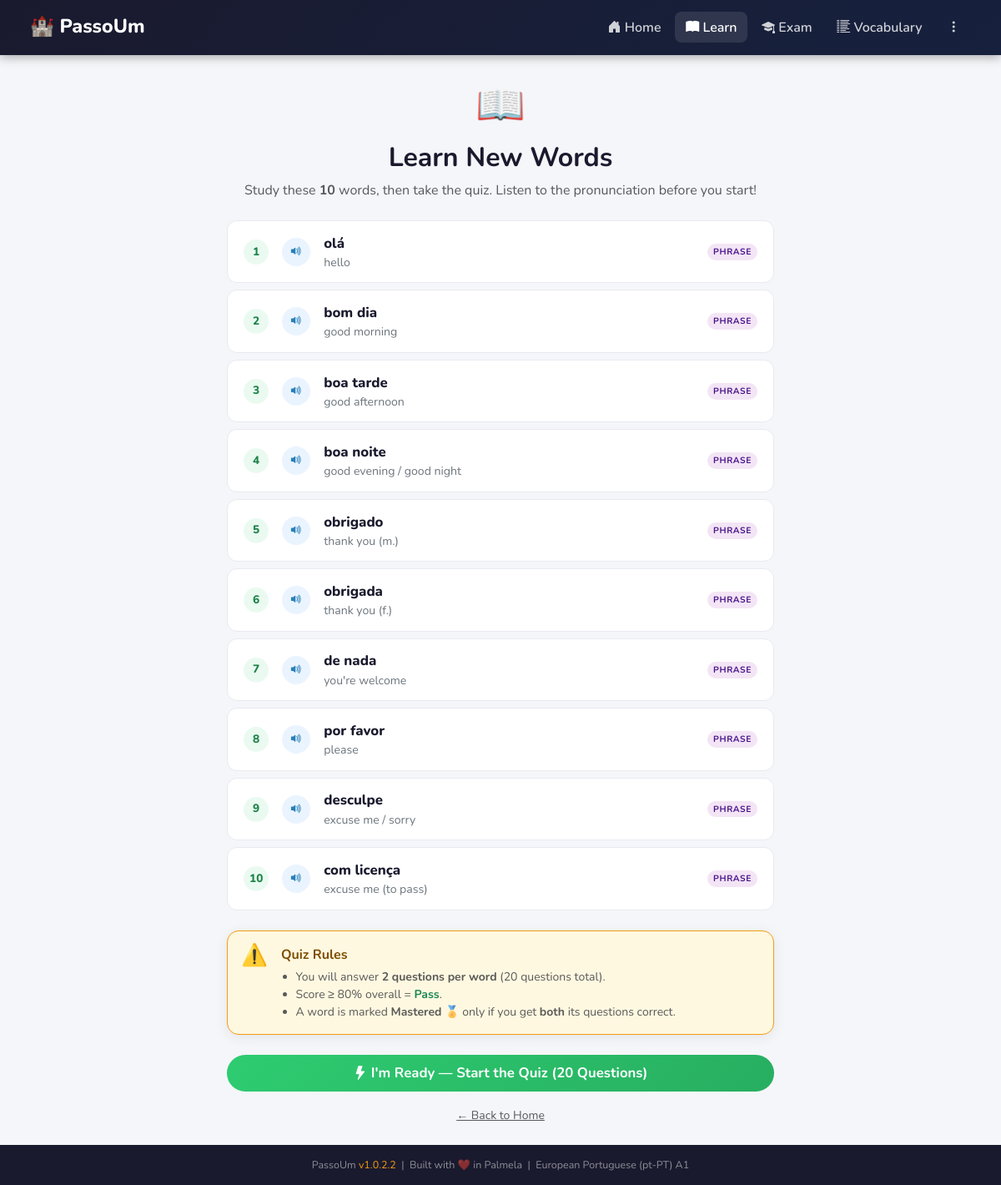
/learn/words, run on the app's committed database.
### tables this page shows
CREATE TABLE vocabulary (
    id          INTEGER PRIMARY KEY,
    word        TEXT    NOT NULL,
    translation TEXT    NOT NULL,
    category    TEXT    NOT NULL,
    audio_path  TEXT    NOT NULL DEFAULT ''
);

### routes.py (the view)
    @app.route("/learn/words")
    def learn_words():
        log.info("GET /learn/words")
        err = _db_required()
        if err:
            return err
        words = get_unseen_words(limit=10)
        if not words:
            return render_template(
                "error.html",
                message="You have already seen all 600 words! "
                        "Use 'Practice Known Words' to keep revising."
            )
        session["pending_learn_word_ids"] = [int(w["id"]) for w in words]
        return render_template("learn.html", words=words)

### app.py (called while the page is built)
def create_app() -> Flask:
    app = Flask(__name__, static_folder="static", template_folder="templates")
    app.config.from_object(FlaskConfig)
    @app.context_processor
    def inject_globals():
        return {
            "APP_VERSION": __version__,
            "version":     __version__,
        }
    @app.after_request
    def no_cache(response):
        if response.content_type.startswith("text/html"):
            response.headers["Cache-Control"] = "no-store"
        return response
    register_routes(app)
    return app

### models.py (called while the page is built)
def content_db() -> sqlite3.Connection:
    log.debug("Opening content.db (read-only)")
    conn = sqlite3.connect(f"file:{CONTENT_DB_PATH}?mode=ro", uri=True)
    conn.row_factory = sqlite3.Row
    return conn

def user_db() -> sqlite3.Connection:
    log.debug("Opening user.db")
    USER_DB_PATH.parent.mkdir(parents=True, exist_ok=True)
    conn = sqlite3.connect(USER_DB_PATH)
    conn.row_factory = sqlite3.Row
    conn.execute("PRAGMA journal_mode=WAL")
    return conn

def get_seen_word_ids() -> set[int]:
    conn = user_db()
    try:
        rows = conn.execute(
            "SELECT word_id FROM word_progress WHERE times_seen > 0"
        ).fetchall()
        return {int(r[0]) for r in rows}
    finally:
        conn.close()

def get_unseen_words(limit: int = 10) -> list[dict]:
    seen_ids = get_seen_word_ids()
    log.info("Fetching %d unseen words (already seen: %d)", limit, len(seen_ids))
    conn = content_db()
    try:
        rows = conn.execute(
            "SELECT id, word, translation, category, audio_path "
            "FROM vocabulary ORDER BY id"
        ).fetchall()
        unseen = [dict(r) for r in rows if int(r["id"]) not in seen_ids]
        return unseen[:limit]
    finally:
        conn.close()

### templates/learn.html (shortened to what this page needs)
{% extends "base.html" %}
{% block content %}
<div class="container py-4" style="max-width:680px;">
  <div class="text-center mb-4">
    <div style="font-size:3rem;">📖</div>
    <h2 class="fw-bold mt-2" style="color:#1a1a2e;">Learn New Words</h2>
    <p class="text-muted">
      Study these <strong>{{ words|length }}</strong> words, then take the quiz.
      Listen to the pronunciation before you start!
    </p>
  </div>
  <div class="d-flex flex-column gap-2 mb-4">
    {% for w in words %}
    <div class="word-row">
      <div class="word-num">{{ loop.index }}</div>
      <button class="audio-play"
              onclick="playAudio('{{ w.audio_path }}', '{{ w.word }}')"
              title="Listen to pronunciation">
        <i class="bi bi-volume-up-fill"></i>
      </button>
      <div class="flex-grow-1">
        <div class="word-pt">{{ w.word }}</div>
        <div class="word-en">{{ w.translation }}</div>
      </div>
      <span class="cat-chip chip-{{ w.category }}">{{ w.category }}</span>
    </div>
    {% endfor %}
  </div>
  <div class="card p-3 mb-4"
       style="background:#fff8e1; border:1.5px solid #f39c12; border-radius:14px;">
    <div class="d-flex align-items-start gap-3">
      <div style="font-size:1.6rem; line-height:1;">⚠️</div>
      <div>
        <div class="fw-bold" style="color:#7d4e00;">Quiz Rules</div>
        <ul class="mb-0 mt-1 text-muted small" style="padding-left:1.1rem;">
          <li>You will answer <strong>2 questions per word</strong> ({{ words|length * 2 }} questions total).</li>
          <li>Score ≥ 80% overall = <strong class="text-success">Pass</strong>.</li>
          <li>A word is marked <strong>Mastered 🏅</strong> only if you get <strong>both</strong> its questions correct.</li>
        </ul>
      </div>
    </div>
  </div>
  <form method="post" action="{{ url_for('learn_start') }}">
    <button type="submit" class="btn btn-pu-primary w-100" style="font-size:1.05rem;">
      <i class="bi bi-lightning-fill"></i>
      I'm Ready — Start the Quiz ({{ words|length * 2 }} Questions)
    </button>
  </form>
  <div class="text-center mt-3">
    <a href="{{ url_for('index') }}" class="text-muted small">← Back to Home</a>
  </div>
</div>
{% endblock %}

### templates/base.html (shortened to what this page needs)
<!DOCTYPE html>
<html lang="en">
<head>
  <link href="https://cdn.jsdelivr.net/npm/bootstrap@5.3.3/dist/css/bootstrap.min.css?v={{ version }}"       rel="stylesheet">
  <link href="https://cdn.jsdelivr.net/npm/bootstrap-icons@1.11.3/font/bootstrap-icons.css?v={{ version }}" rel="stylesheet">
</head>
<body>
<nav class="navbar navbar-expand-lg">
  <div class="container-fluid">
    <a class="navbar-brand" href="{{ url_for('index') }}">
      🏰 PassoUm
    </a>
    <div class="collapse navbar-collapse" id="navMenu">
      <ul class="navbar-nav ms-auto gap-1 align-items-lg-center">
        <li class="nav-item">
          <a class="nav-link {% if request.endpoint=='index' %}active{% endif %}"
             href="{{ url_for('index') }}">
            <i class="bi bi-house-door-fill"></i> Home
          </a>
        </li>
        <li class="nav-item">
          <a class="nav-link {% if request.endpoint in ('learn_words','practice','practice_start') %}active{% endif %}"
             href="{{ url_for('learn_words') }}">
            <i class="bi bi-book-fill"></i> Learn
          </a>
        </li>
        <li class="nav-item">
          <a class="nav-link {% if request.endpoint=='exam' %}active{% endif %}"
             href="{{ url_for('exam') }}">
            <i class="bi bi-mortarboard-fill"></i> Exam
          </a>
        </li>
        <li class="nav-item">
          <a class="nav-link {% if request.endpoint=='vocabulary' %}active{% endif %}"
             href="{{ url_for('vocabulary') }}">
            <i class="bi bi-list-columns-reverse"></i> Vocabulary
          </a>
        </li>
        <li class="nav-item dropdown">
          <a class="nav-link" href="#" role="button"
             data-bs-toggle="dropdown" aria-expanded="false"
             title="Settings">
            <i class="bi bi-three-dots-vertical"></i>
          </a>
        </li>
      </ul>
    </div>
  </div>
</nav>
<main class="flex-grow-1">
  {% block content %}{% endblock %}
</main>
<footer>
  PassoUm <span class="accent">v{{ version }}</span>
  &nbsp;|&nbsp; Built with ❤️ in Palmela
  &nbsp;|&nbsp; European Portuguese (pt-PT) A1
</footer>
</body>
</html>

### templates/base.html (style rules this page uses)
:root { --pu-dark: #1a1a2e; --pu-mid: #16213e; --pu-accent: #f39c12; --pu-light: #f4f6f9; --radius: 14px; }
body { font-family: 'Nunito', sans-serif; background: var(--pu-light); color: #333; min-height: 100vh; display: flex; flex-direction: column; }
.navbar { background: linear-gradient(135deg, var(--pu-dark) 0%, var(--pu-mid) 100%); box-shadow: 0 2px 12px rgba(0,0,0,.35); padding: .65rem 1.5rem; }
.navbar-brand { font-weight: 800; font-size: 1.45rem; color: #fff !important; display: flex; align-items: center; gap: .5rem; }
.nav-link { color: rgba(255,255,255,.8) !important; font-weight: 600; border-radius: 8px; padding: .4rem .8rem !important; transition: background .15s, color .15s; }
.nav-link:hover, .nav-link.active { background: rgba(255,255,255,.1); color: #fff !important; }
.card { border: none; border-radius: var(--radius); box-shadow: 0 3px 16px rgba(0,0,0,.07); }
.btn-pu-primary { background: linear-gradient(135deg, #2ecc71, #27ae60); border: none; color: #fff; font-weight: 700; border-radius: 50px; padding: .6rem 2rem; transition: transform .15s, box-shadow .15s; }
footer { background: var(--pu-dark); color: rgba(255,255,255,.5); font-size: .78rem; text-align: center; padding: .9rem; margin-top: auto; }
footer .accent { color: var(--pu-accent); }

### templates/learn.html (style rules this page uses)
.word-row { display: flex; align-items: center; gap: 1rem; padding: .85rem 1.2rem; border-radius: 12px; background: #fff; border: 1.5px solid #e8eaf0; transition: border-color .2s, box-shadow .15s; }
.word-num { width: 30px; height: 30px; border-radius: 50%; background: #eafaf1; color: #1e8449; font-weight: 800; font-size: .85rem; display: flex; align-items: center; justify-content: center; flex-shrink: 0; }
.word-pt { font-weight: 800; font-size: 1.05rem; color: #1a1a2e; }
.word-en { font-size: .88rem; color: #6c757d; }
.cat-chip { font-size: .65rem; font-weight: 700; text-transform: uppercase; letter-spacing: .06em; padding: .2em .65em; border-radius: 50px; margin-left: auto; flex-shrink: 0; }
.chip-phrase { background: #f3e5f5; color: #4a148c; }
.audio-play { width: 34px; height: 34px; border-radius: 50%; border: none; background: #eaf4ff; color: #2980b9; display: flex; align-items: center; justify-content: center; cursor: pointer; font-size: .9rem; flex-shrink: 0; transition: background .2s; }

### data on the page
vocabulary: word "olá", translation "hello", category "PHRASE"
vocabulary: word "bom dia", translation "good morning", category "PHRASE"
vocabulary: word "boa tarde", translation "good afternoon", category "PHRASE"
vocabulary: word "boa noite", translation "good evening / good night", category "PHRASE"
vocabulary: word "obrigado", translation "thank you (m.)", category "PHRASE"
vocabulary: word "obrigada", translation "thank you (f.)", category "PHRASE"
vocabulary: word "de nada", translation "you're welcome", category "PHRASE"
vocabulary: word "por favor", translation "please", category "PHRASE"
vocabulary: word "desculpe", translation "excuse me / sorry", category "PHRASE"
vocabulary: word "com licença", translation "excuse me (to pass)", category "PHRASE"

### other printed values
{{ words|length }} "10"
{{ words|length * 2 }} "20"
{{ version }} "1.0.2.2"
